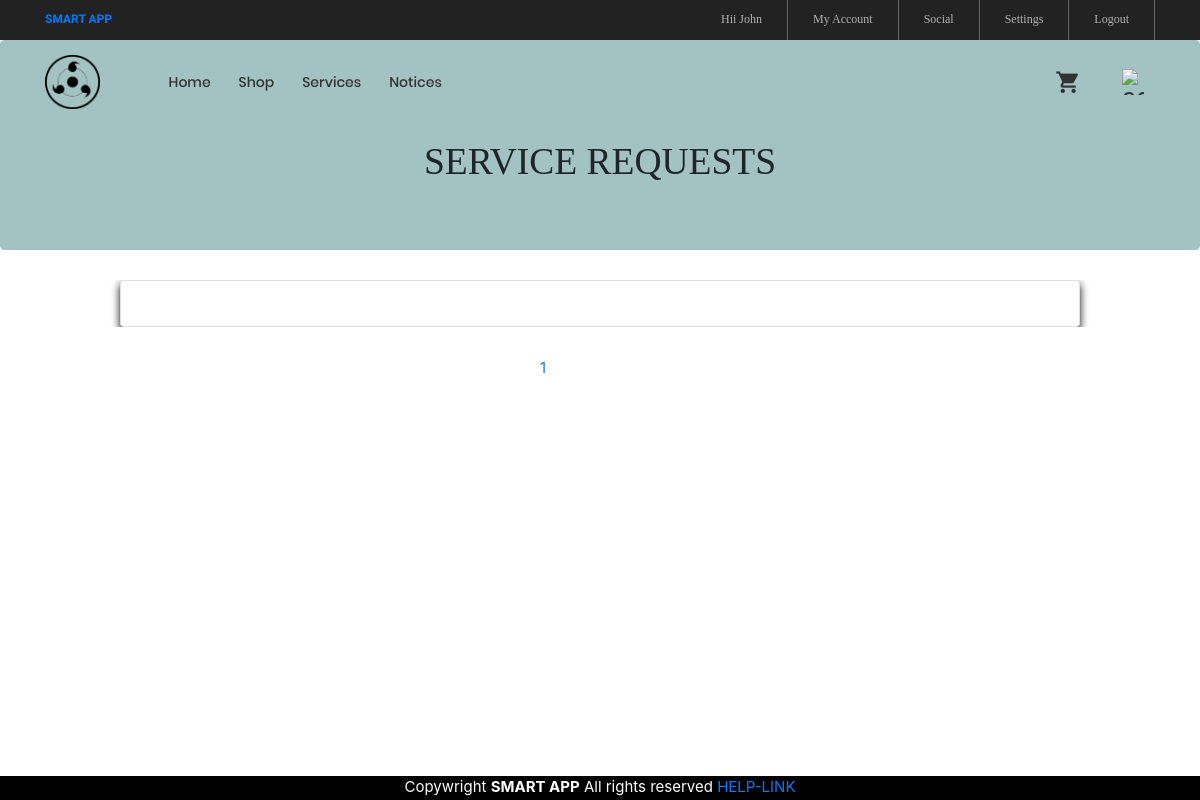
Page /show/ (signed in) on the earlier database version.
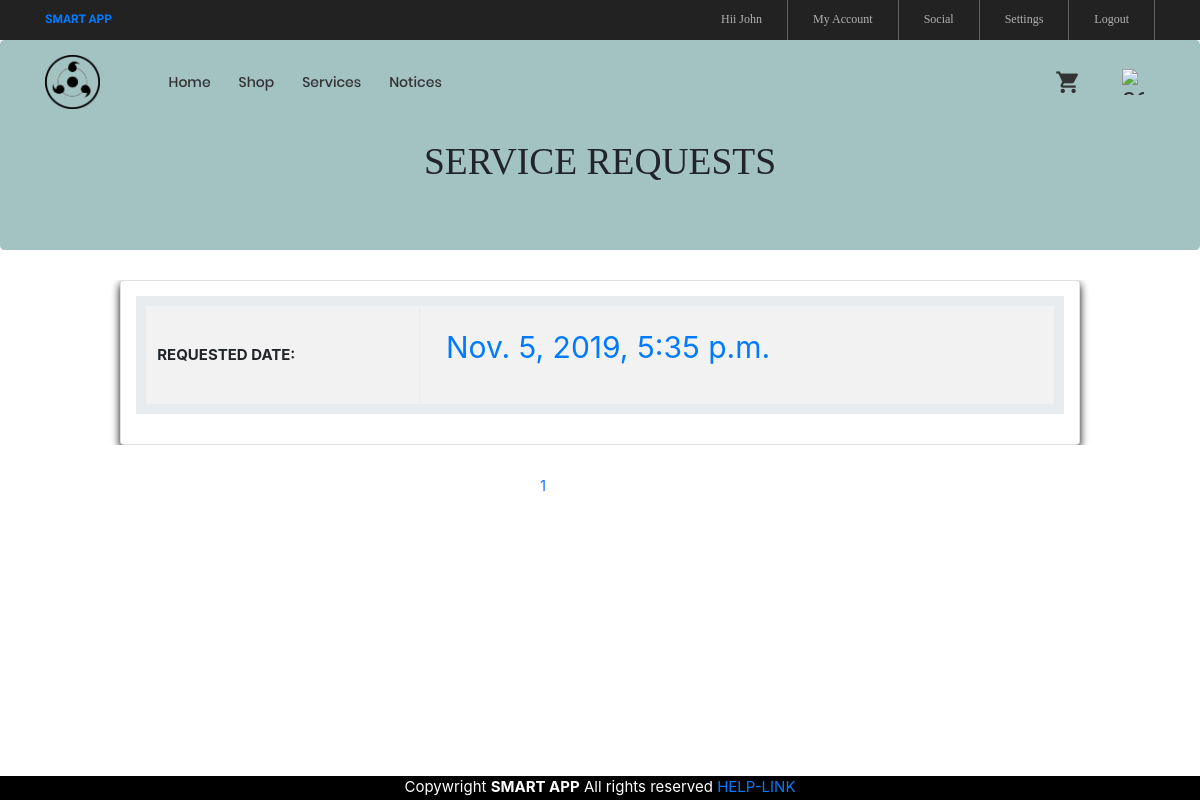
Same page on the later database version.
### ser/models.py (models this page shows, shortened)
class Service(models.Model):
    aut = models.CharField(max_length=255 )
    flat_number = models.CharField(max_length=10)
    time = models.CharField(max_length=255 )
    body = models.TextField()
    created = models.DateTimeField(auto_now_add=True)

### ser/views.py (the view)
# urls.py: path('show/',views.Myreqview,name="show"),
@login_required
def Myreqview(request):              #display service requests
    req=Service.objects.all().order_by('-created')
    aut=request.user.username
    info=[]
    for x in req:
        if x.aut==aut:
            y={'flnum':x.created,'aut':x.aut,'aut2':aut}
            info.append(y)
    paginator=Paginator(info,5)
    try:
        page = int(request.GET.get('page','1'))
    except:
        page = 1
    try:
        info = paginator.page(page)
    except(EmptyPage, InvalidPage):
        info=paginator.page(paginator.num_pages)
    context={
            'info':info,
        }
    return render(request,'show.html',context)

### templates/show.html (shortened to what this page needs)
{% extends 'base.html' %}
{% load static %}
{% block page_content %}
{% load widget_tweaks %}
<head>
  <link rel="stylesheet" href="{% static 'https://maxcdn.bootstrapcdn.com/bootstrap/3.3.5/css/bootstrap.min.css' %}">
 </head>
<body>
<div class="jumbotron" style="background-color:#a3c2c2">
	<h1 style="font-family: 'Cormorant', serif;"><br><center> SERVICE REQUESTS</center></h1>
</div>
<div class="container-fluid" style="padding-left: 10%;padding-right: 10%;overflow:hidden">
<div class="card p-3" style="overflow:scroll">
<table class="table table-bordered table-striped table-hover table-responsive" style="border-width: 10px;">
	<div class="row pl " >
			<tbody>
		{% for y in info %}
			{% if  y.aut2 == y.aut %}
					<tr>
								<td style="line-height: 5">
								<b>	REQUESTED DATE: </b></td>
								<td>
                        <a class="nav-link" href= "{% url 'serv_view' y.flnum %}" style="font-size: 30px">{{y.flnum}}</a>
							 </td>
			 		 </tr>
				{% endif %}
		{% endfor %}
		</tbody></table>
	</div></body>
	</div>
	<div class="pagination p-t-30"  style=" left: 0; bottom: 5%; width: 100%;z-index:3;">
				<ul style="margin-left: 45%">
			{% for pg in info.paginator.page_range %}
			{% if info.number == pg %}
	<a href="?page={{ pg }}" style="color:#1a75ff">{{ pg }}</a>
			{% endif %}
			{% endfor %}
		</ul>
</div>
	{% endblock %}

Differences in the rows shown:
added Service: flnum "Nov. 5, 2019, 5:35 p.m."
Other differences:
new list line: "REQUESTED DATE:"
